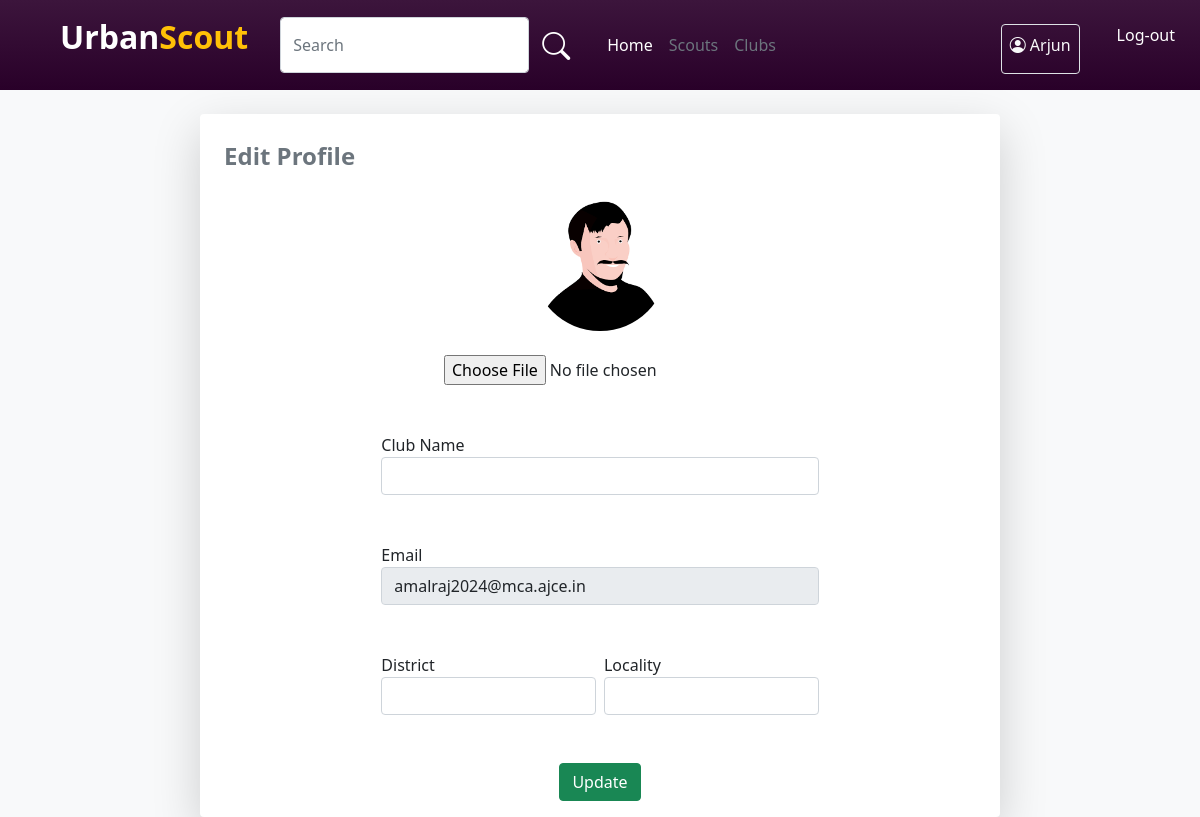
The app's page /EditClub/ (signed in), older data.
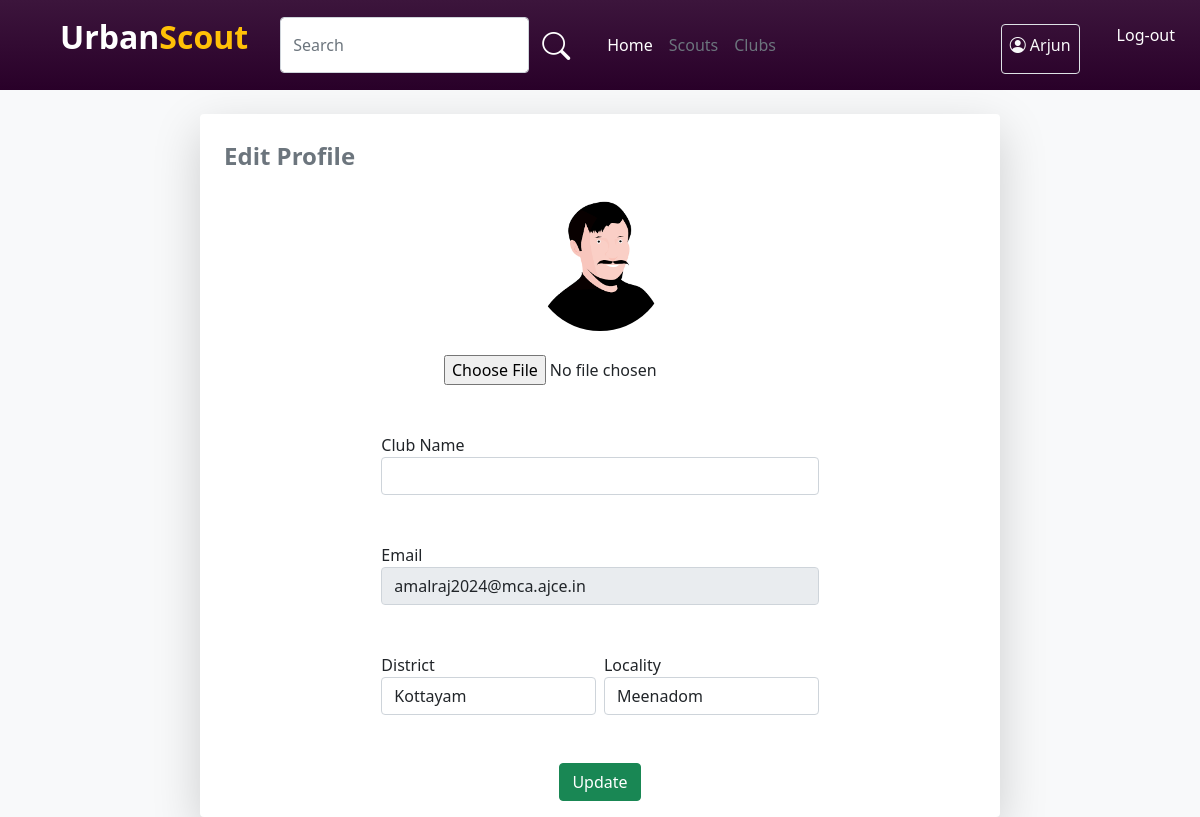
The same page, newer data.
### account/models.py (models this page shows)
class User(AbstractUser):
    username=models.CharField(max_length=32, blank=True, null=True)
    USERNAME_FIELD = 'email'
    email = models.EmailField(unique=True)
    img=models.ImageField(upload_to='pics',default='https://img.freepik.com/free-icon/man_318-677829.jpg',null=True)
    is_player=models.BooleanField('is_player',default=False)
    is_club=models.BooleanField('is_club',default=False)
    is_scout=models.BooleanField('is_scout',default=False)
    player_dob = models.DateField(("Date of Birth"), default=date.today, validators=[validate_dob])
    player_pos = models.CharField(("Position"),default='',max_length=30,choices=Pos_Choice)
    district = models.CharField(("District"),default='',max_length=20,choices=District_Choice)
    locality = models.CharField(("Locality"),default='',max_length=50,blank=True)
    player_foot = models.CharField(("Prefered Foot"),default='',max_length=10,choices=Foot_Choice)
    player_ability = models.IntegerField(("Ability"),default=0,choices=Ability_Choice)
    club_reputation = models.IntegerField(("Club Reputation"),default=0,choices=Ability_Choice)
    player_potential = models.IntegerField(("Potential"),default=0,choices=Ability_Choice)
    desc=models.CharField(("Description"),max_length=100, default='')
    club_name=models.CharField((("Club Name")),default='',max_length=30)
    scouted_by=models.CharField(max_length=30,default='')
    subscribed=models.BooleanField(default=False)
    phone = models.CharField(("Phone Number"), null=True, max_length=10, validators=[phone_number_validator])
    score=models.FloatField(default=0.0)
    REQUIRED_FIELDS = []

### account/views.py (the view, shortened to what this page needs)
# urls.py: path('EditClub/',views.editClub,name="EditClub"),
def editClub(request):
    return render(request, 'EditClub.html', {
        'user': request.user,
        'district_choices': District_Choice,
    })

### template/EditClub.html (shortened to what the changed rows need)
{% load static %}
<!DOCTYPE html>
<html lang="en">
<head>
    <link rel="stylesheet" href="{% static 'style.css' %}">
    <link href="https://cdn.jsdelivr.net/npm/bootstrap@5.0.2/dist/css/bootstrap.min.css" rel="stylesheet"
>
    <link rel="stylesheet" href="https://cdn.jsdelivr.net/npm/bootstrap-icons@1.10.5/font/bootstrap-icons.css">
</head>
<body class="bg-light">
    <nav class="navbar player-navbar navbar-expand-lg">
        <div class="container-fluid">
            <div class="collapse navbar-collapse" id="navbarNav">
                <div class="d-flex w-100 justify-content-start justify-content-sm-end">
                    <div class="border rounded p-2 pb-0 mt-2 ms-3">
                        <p class="text-light "><i class="bi bi-person-circle"></i> {{user.first_name}}</p>
                    </div>
                </div>
            </div>
        </div>
    </nav>
    <div class="d-flex justify-content-center">
        <div class="bg-white shadow-lg mt-4 pb-3 rounded col-12 col-lg-8">
            <form action="" method="post"  enctype="multipart/form-data">
                <div class="d-flex justify-content-center"><img class="col-lg-2 col-5 rounded-circle" src={{user.img.url}}
                        alt=""></div>
                <div class="d-flex justify-content-center">
                    <div class="col-lg-8 col-12">
                        <div class="d-flex mt-0 m-5">
                            <div class="d-flex flex-column w-100">
                                <label for="email">Email</label>
                                <input class="form-control" disabled type="text" name="email" value={{user.email}}>
                            </div>
                        </div>
                        <div class="d-flex justify-content-center gap-2 m-5">
                            <div class="d-flex flex-column w-100">
                                <label for="dist">District</label>
                                <select class="form-control" name="dist" id="">
                                    <option value="{{ user.district }}">{{ user.district }}</option>
                                    {% for choice_value,choice in district_choices %}
                                    <option value="{{ choice }}">{{ choice }}</option>
                                    {% endfor %}
                                </select>
                            </div>
                            <div class="d-flex flex-column w-100">
                                <label for="loc">Locality</label>
                                <input type="text" class="form-control" name="loc" value={{user.locality}}>
                            </div>
                        </div>
                    </div>
                </div>
            </form>
        </div>
    </div>
</body>
</html>

Row changes from the older to the newer data that the page shows:
changed User "Arjun": dist (not shown) → "Kottayam"; loc (not shown) → "Meenadom"
